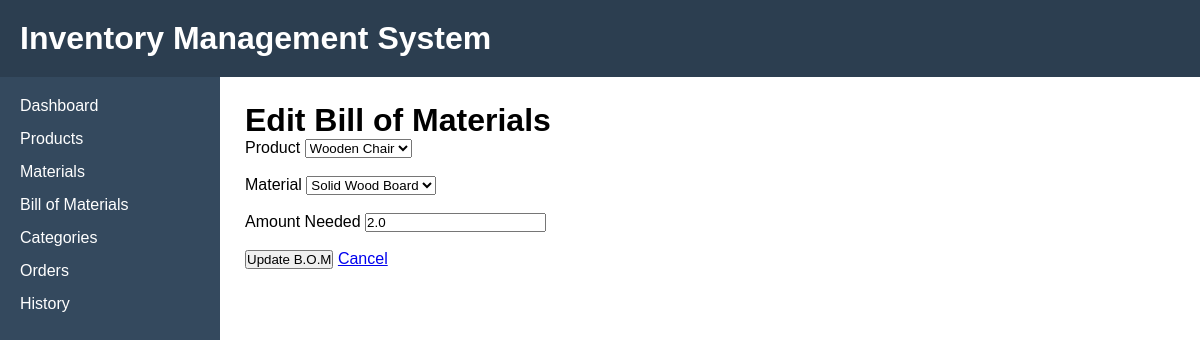
Screenshot of /edit_bom/1 with the database file from the repository.
### tables this page shows
CREATE TABLE bill_of_materials (
    id INTEGER PRIMARY KEY AUTOINCREMENT,
    product_id INTEGER NOT NULL,
    material_id INTEGER NOT NULL,
    amount_needed REAL NOT NULL,

    FOREIGN KEY(product_id) REFERENCES products(id),
    FOREIGN KEY(material_id) REFERENCES materials(id)
);

CREATE TABLE products (
    id INTEGER PRIMARY KEY AUTOINCREMENT,
    name TEXT NOT NULL,
    selling_price REAL NOT NULL,
    description TEXT
);

CREATE TABLE materials (
    id INTEGER PRIMARY KEY AUTOINCREMENT,
    name TEXT NOT NULL,
    unit TEXT NOT NULL,
    quantity REAL NOT NULL DEFAULT 0,
    price REAL NOT NULL,
    minimum_stock REAL NOT NULL DEFAULT 0
);

### app.py (the view)
@app.route("/edit_bom/<int:id>")
def edit_bom(id):
    connection = sqlite3.connect("inventory.db")
    cursor = connection.cursor()
    cursor.execute("""SELECT * FROM bill_of_materials WHERE id = ?""",(id,))
    bom = cursor.fetchone()
    cursor.execute("""SELECT * FROM products""")
    products = cursor.fetchall()
    cursor.execute("""SELECT * FROM materials""")
    materials = cursor.fetchall()
    connection.close()
    return render_template("edit_bom.html",bom=bom,products=products,materials=materials)

### templates/edit_bom.html
{% extends "base.html" %}
{% block content %}
<h1>Edit Bill of Materials</h1>
<form action="{{ url_for('update_bom', id=bom[0]) }}" method="POST">
    <label>Product</label>
    <select name="product_id">
        {% for product in products %}
        <option
            value="{{ product[0] }}"
            {% if product[0] == bom[1] %}
                selected
            {% endif %}
        >{{ product[1] }}</option>
        {% endfor %}
    </select><br><br>
    <label>Material</label>
    <select name="material_id">
        {% for material in materials %}
        <option
            value="{{ material[0] }}"
            {% if material[0] == bom[2] %}
                selected
            {% endif %}
        >{{ material[1] }}</option>
        {% endfor %}
    </select><br><br>
    <label>Amount Needed</label>
    <input type="number" step="0.01" value="{{ bom[3] }}" name="amount_needed" required><br><br>
    <button type="submit">Update B.O.M</button>
    <a href="{{ url_for('bill_of_materials') }}">Cancel</a>
</form>
{% endblock %}

### static/css/style.css (style rules this page uses)
* { margin: 0; padding: 0; box-sizing: border-box; }
body { font-family: Arial,sans-serif }

### rows the page displays
bill_of_materials: product_id "Wooden Chair", material_id "Solid Wood Board", amount_needed "2.0"
